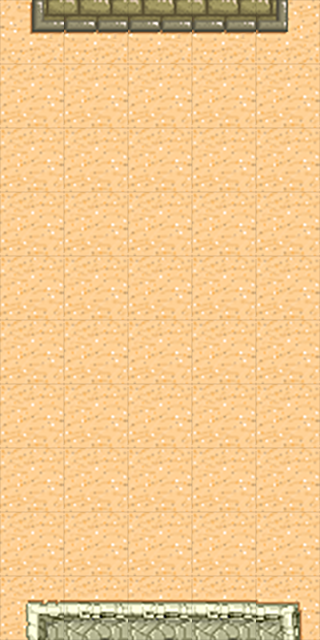

Rendered tile map (Tiled .tmx) drawn with the repository's tilesets; below, a short description and the map source with its tile grids summarised:
An orthogonal 5x10 tile map with 64x64 px tiles, 1 tile layer (background).

<map version="1.0" orientation="orthogonal" width="5" height="10" tilewidth="64" tileheight="64">
 <tileset firstgid="1" name="desert" tilewidth="64" tileheight="64">
  <image source="desert.png" width="576" height="64" />
 </tileset>
 <layer name="background" width="5" height="10">
  <data>[50 cells, 50 non-empty, 7 distinct tile ids]</data>
 </layer>
</map>